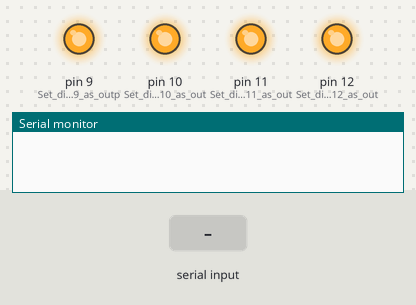
This sketch was run on a simulated Arduino Uno, built with avr-gcc and run on an emulated ATmega328P. Parts: output pins drawn as LEDs (lit = HIGH), the last lines printed to the serial monitor. The inputs (shaded band) are chosen by the test bench.

Above: at 1.2 s.
1.3 s: "A" received over the second serial link
At 2.5 s:
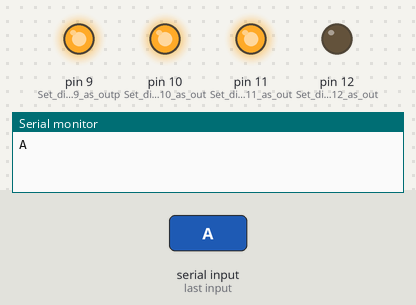
2.8 s: "C" received over the second serial link
At 3.8 s:
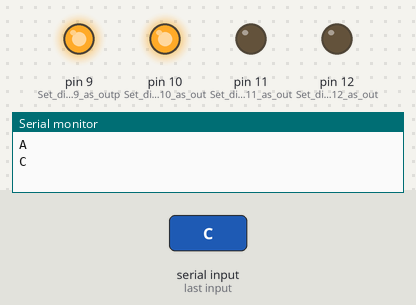
4.3 s: "B" received over the second serial link
At 5.0 s:
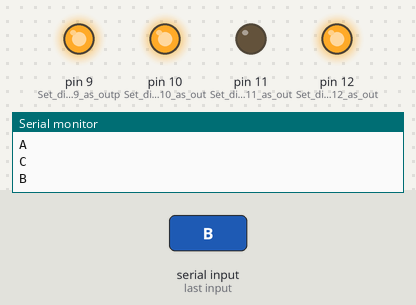
5.8 s: "E" received over the second serial link
At 6.1 s:
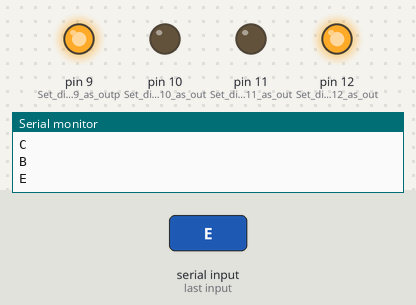
7.3 s: "D" received over the second serial link
At 8.5 s:
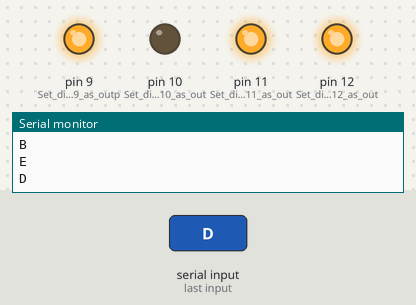
8.8 s: "G" received over the second serial link
At 9.6 s:
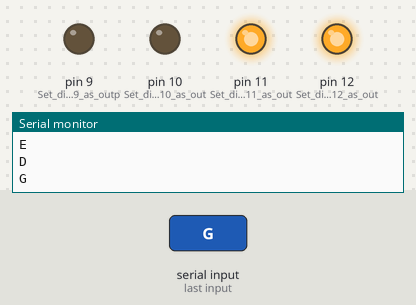
Timing chart, 0 to 11.3 s (numbered marks = the images above; inputs shaded):
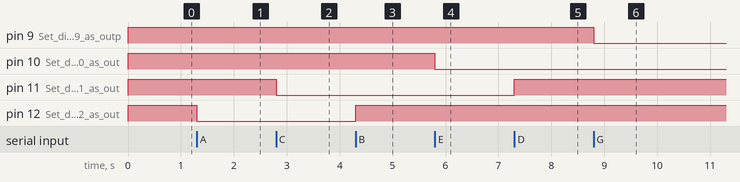

The sketch:

homeautomation.ino
```cpp
#include <SoftwareSerial.h>               // Include SoftwareSerial library to allow serial communication on other digital pins

SoftwareSerial mySerial(6, 7);            // Create a SoftwareSerial object named 'mySerial' using pin 6 as RX and pin 7 as TX (used for Bluetooth like HC-05)

void setup()
{
  Serial.begin(9600);                     // Initialize serial communication with the computer at 9600 baud rate
  mySerial.begin(9600);                   // Initialize software serial communication (e.g., with HC-05 Bluetooth module) at 9600 baud rate

  pinMode(12, OUTPUT);                    // Set digital pin 12 as output (e.g., to control a device/LED)
  pinMode(11, OUTPUT);                    // Set digital pin 11 as output
  pinMode(10, OUTPUT);                    // Set digital pin 10 as output
  pinMode(9, OUTPUT);                     // Set digital pin 9 as output

  digitalWrite(12, HIGH);                 // Turn off device connected to pin 12 (assuming active LOW configuration)
  digitalWrite(11, HIGH);                 // Turn off device on pin 11
  digitalWrite(10, HIGH);                 // Turn off device on pin 10
  digitalWrite(9, HIGH);                  // Turn off device on pin 9
}

void loop()
{
  if (mySerial.available() > 0)           // Check if data is available from the Bluetooth module
  {
    char data = mySerial.read();          // Read one character from the Bluetooth serial
    Serial.println(data);                 // Print the received character to the serial monitor for debugging

    if (data == 'B')                      // If the received character is 'B'
    {
      digitalWrite(12, HIGH);            // Turn OFF the device on pin 12 (HIGH = off in active LOW logic)
    }
    else if (data == 'A')                 // If received 'A'
    {
      digitalWrite(12, LOW);             // Turn ON the device on pin 12
    }
    else if (data == 'D')                 // If received 'D'
    {
      digitalWrite(11, HIGH);            // Turn OFF device on pin 11
    }
    else if (data == 'C')                 // If received 'C'
    {
      digitalWrite(11, LOW);             // Turn ON device on pin 11
    }
    else if (data == 'F')                 // If received 'F'
    {
      digitalWrite(10, HIGH);            // Turn OFF device on pin 10
    }
    else if (data == 'E')                 // If received 'E'
    {
      digitalWrite(10, LOW);             // Turn ON device on pin 10
    }
    else if (data == 'H')                 // If received 'H'
    {
      digitalWrite(9, HIGH);             // Turn OFF device on pin 9
    }
    else if (data == 'G')                 // If received 'G'
    {
      digitalWrite(9, LOW);              // Turn ON device on pin 9
    }
  }
}
```

Measured:
- after the input at 1.3 s, pin 12 (Set_digital_pin_12_as_out): HIGH → LOW at once
- after the input at 2.8 s, pin 11 (Set_digital_pin_11_as_out): HIGH → LOW at once
- after the input at 4.3 s, pin 12 (Set_digital_pin_12_as_out): LOW → HIGH at once
- after the input at 5.8 s, pin 10 (Set_digital_pin_10_as_out): HIGH → LOW at once
- after the input at 7.3 s, pin 11 (Set_digital_pin_11_as_out): LOW → HIGH at once
- after the input at 8.8 s, pin 9 (Set_digital_pin_9_as_outp): HIGH → LOW at once
